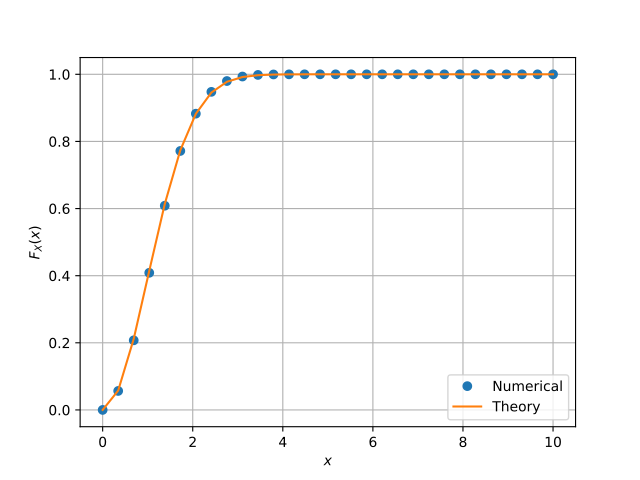

Python code for this plot:
#Importing numpy, scipy, mpmath and pyplot
from cmath import sqrt
import numpy as np
import matplotlib.pyplot as plt
import math
import mpmath
import scipy
def cdf(x):
    if x>0:
        return 1 - math.exp(-(x**2)/2)
    else:
        return 0.00
x = np.linspace(0,10,30)#points on the x axis
simlen = int(1e6) #number of samples
err = [] #declaring probability list
#randvar = np.random.normal(0,1,simlen)
#randvar = np.loadtxt('uni.dat',dtype='double')
randvar = np.loadtxt('A.dat',dtype='double')
for i in range(0,30):
	err_ind = np.nonzero(randvar < x[i]) #checking probability condition
	err_n = np.size(err_ind) #computing the probability
	err.append(err_n/simlen) #storing the probability values in a list
vec_gau_cdf = scipy.vectorize(cdf)
plt.plot(x.T,err,"o")
plt.plot(x.T,vec_gau_cdf(x))
plt.grid() #creating the grid
plt.xlabel('$x$')
plt.ylabel('$F_X(x)$')
plt.legend(["Numerical","Theory"])

#if using termux
# plt.savefig('../figs/uni_cdf.pdf')
# plt.savefig('../figs/uni_cdf.eps')
# subprocess.run(shlex.split("termux-open ../figs/uni_cdf.pdf"))
#if using termux
# plt.savefig('../gau_cdf.pdf')
# plt.savefig('../gau_cdf.eps')
#subprocess.run(shlex.split("termux-open ../gau_cdf.pdf"))
#else
plt.show() #opening the plot window
